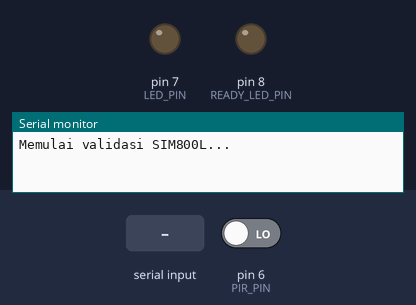
Simulated run of this sketch. Board: Arduino Uno, built with avr-gcc and run on an emulated ATmega328P. Shown: output pins drawn as LEDs (lit = HIGH), the last lines printed to the serial monitor. Inputs (shaded band) come from the test bench; at power-on: pin 6 (PIR_PIN) LOW. The modem accepts every AT command (registered, SIM ready, sends succeed) and sends nothing else.

Above: at 0.1 s.
At 17.2 s:
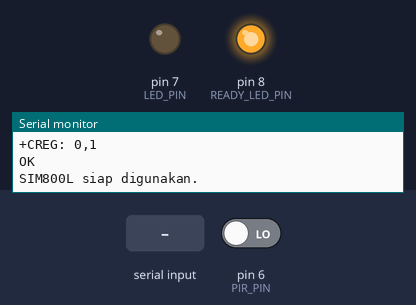
17.3 s: pin 6 (PIR_PIN) driven HIGH
At 18.7 s:
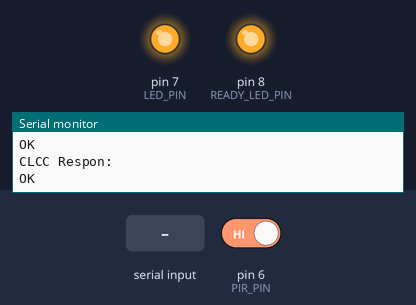
19.0 s: "+CLCC:" received over the second serial link
20.6 s: "0" received over the second serial link
Timing chart, 0 to 23.6 s (numbered marks = the images above; inputs shaded):
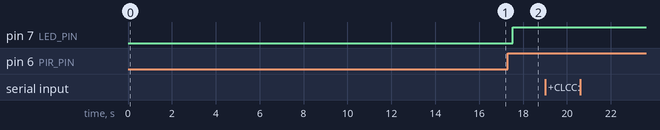

Measured:
- after the input at 17.3 s, pin 7 (LED_PIN): LOW → HIGH after 0.24 s

The sketch:

main_v2.ino
```cpp
#include <SoftwareSerial.h>

// Pin konfigurasi
#define PIR_PIN 6
#define LED_PIN 7
#define READY_LED_PIN 8  // LED indikator sistem siap
#define SIM800_TX 5
#define SIM800_RX 4

// Inisialisasi komunikasi ke SIM800L
SoftwareSerial sim800(SIM800_TX, SIM800_RX);

const char phoneNumber[] = "+6289526808456";  // Ganti dengan nomor tujuan
bool alreadyCalled = false;
bool simReady = false;

void setup() {
  pinMode(PIR_PIN, INPUT);
  pinMode(LED_PIN, OUTPUT);
  pinMode(READY_LED_PIN, OUTPUT);  // Inisialisasi pin LED sistem siap
  digitalWrite(LED_PIN, LOW);
  digitalWrite(READY_LED_PIN, LOW); // Awalnya mati

  Serial.begin(9600);
  sim800.begin(9600);
  Serial.println("Memulai validasi SIM800L...");

  // Ulangi pengecekan SIM800L hingga berhasil
  while (!simReady) {
    simReady = cekModulSiap();
    if (!simReady) {
      Serial.println("SIM800L tidak siap. Mencoba lagi dalam 5 detik...");
      delay(5000);
    } else {
      Serial.println("SIM800L siap digunakan.");
      digitalWrite(READY_LED_PIN, HIGH); // Nyalakan LED indikator
    }
  }
}

void loop() {
  if (!simReady) return;

  int motion = digitalRead(PIR_PIN);

  if (motion == HIGH && !alreadyCalled) {
    digitalWrite(LED_PIN, HIGH);
    Serial.println("Gerakan terdeteksi!");
    callPhoneNumber(phoneNumber);
    alreadyCalled = true;
  }

  if (motion == LOW && alreadyCalled) {
    digitalWrite(LED_PIN, LOW);
    Serial.println("Gerakan berhenti. Sistem siap.");
    alreadyCalled = false;
  }

  delay(500); // Debounce PIR
}

// ==============================
// Validasi modul SIM800L
// ==============================
bool cekModulSiap() {
  if (!kirimDanCek("AT", "OK")) return false;
  if (!kirimDanCek("AT+CSQ", "+CSQ")) return false;
  if (!kirimDanCek("AT+CPIN?", "READY")) return false;

  String resp = kirimDanAmbil("AT+CREG?");
  if (!(resp.indexOf("+CREG: 0,1") != -1 || resp.indexOf("+CREG: 0,5") != -1)) {
    Serial.println("Registrasi jaringan gagal.");
    return false;
  }

  return true;
}

bool kirimDanCek(const char* perintah, const char* keyword) {
  String response = kirimDanAmbil(perintah);
  return response.indexOf(keyword) != -1;
}

String kirimDanAmbil(const char* perintah) {
  sim800.println(perintah);
  delay(1000);

  String hasil = "";
  long waktuMulai = millis();
  while (millis() - waktuMulai < 3000) {
    while (sim800.available()) {
      char c = sim800.read();
      hasil += c;
    }
  }

  Serial.print("Respon: ");
  Serial.println(hasil);
  return hasil;
}

// ==============================
// Fungsi melakukan panggilan
// ==============================
void callPhoneNumber(const char* number) {
  Serial.print("Memanggil ");
  Serial.println(number);

  sim800.print("ATD");
  sim800.print(number);
  sim800.println(";");

  // Tunggu sampai panggilan aktif (status CLCC = 0)
  unsigned long timeout = millis() + 15000;  // Maks 15 detik tunggu
  bool callActive = false;

  while (millis() < timeout) {
    sim800.println("AT+CLCC");
    delay(500);

    String response = "";
    while (sim800.available()) {
      char c = sim800.read();
      response += c;
    }

    Serial.print("CLCC Respon: ");
    Serial.println(response);

    // Cek status panggilan aktif: +CLCC: ...,0,...
    int clccIndex = response.indexOf("+CLCC:");
    if (clccIndex != -1) {
      int statusPos = response.indexOf(',', clccIndex);
      for (int i = 0; i < 2 && statusPos != -1; i++) {
        statusPos = response.indexOf(',', statusPos + 1);
      }

      if (statusPos != -1 && response.charAt(statusPos + 1) == '0') {
        callActive = true;
        break;
      }
    }
  }

  if (callActive) {
    Serial.println("Panggilan aktif. Menunggu 30 detik...");
    delay(30000);  // Waktu bicara
    sim800.println("ATH");
    Serial.println("Panggilan dihentikan.");
  } else {
    Serial.println("Panggilan gagal atau tidak aktif.");
    sim800.println("ATH"); // Cegah stuck
  }
}
```
